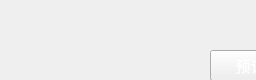
<?xml version="1.0" encoding="UTF-8"?>
<ui version="4.0">
 <class>roomtype</class>
 <widget class="QWidget" name="roomtype">
  <property name="geometry">
   <rect>
    <x>0</x>
    <y>0</y>
    <width>256</width>
    <height>80</height>
   </rect>
  </property>
  <property name="windowTitle">
   <string>Form</string>
  </property>
  <widget class="QLabel" name="typelabel">
   <property name="geometry">
    <rect>
     <x>20</x>
     <y>20</y>
     <width>81</width>
     <height>21</height>
    </rect>
   </property>
   <property name="palette">
    <palette>
     <active>
      <colorrole role="Text">
       <brush brushstyle="SolidPattern">
        <color alpha="255">
         <red>255</red>
         <green>255</green>
         <blue>255</blue>
        </color>
       </brush>
      </colorrole>
     </active>
     <inactive>
      <colorrole role="Text">
       <brush brushstyle="SolidPattern">
        <color alpha="255">
         <red>255</red>
         <green>255</green>
         <blue>255</blue>
        </color>
       </brush>
      </colorrole>
     </inactive>
     <disabled>
      <colorrole role="Text">
       <brush brushstyle="SolidPattern">
        <color alpha="255">
         <red>120</red>
         <green>120</green>
         <blue>120</blue>
        </color>
       </brush>
      </colorrole>
     </disabled>
    </palette>
   </property>
   <property name="font">
    <font>
     <family>方正姚体</family>
     <pointsize>12</pointsize>
    </font>
   </property>
   <property name="text">
    <string/>
   </property>
  </widget>
  <widget class="QLabel" name="numlabel">
   <property name="geometry">
    <rect>
     <x>30</x>
     <y>50</y>
     <width>81</width>
     <height>21</height>
    </rect>
   </property>
   <property name="palette">
    <palette>
     <active>
      <colorrole role="Text">
       <brush brushstyle="SolidPattern">
        <color alpha="255">
         <red>255</red>
         <green>255</green>
         <blue>255</blue>
        </color>
       </brush>
      </colorrole>
     </active>
     <inactive>
      <colorrole role="Text">
       <brush brushstyle="SolidPattern">
        <color alpha="255">
         <red>255</red>
         <green>255</green>
         <blue>255</blue>
        </color>
       </brush>
      </colorrole>
     </inactive>
     <disabled>
      <colorrole role="Text">
       <brush brushstyle="SolidPattern">
        <color alpha="255">
         <red>120</red>
         <green>120</green>
         <blue>120</blue>
        </color>
       </brush>
      </colorrole>
     </disabled>
    </palette>
   </property>
   <property name="font">
    <font>
     <family>方正姚体</family>
     <pointsize>12</pointsize>
    </font>
   </property>
   <property name="text">
    <string/>
   </property>
  </widget>
  <widget class="QPushButton" name="pushButton">
   <property name="geometry">
    <rect>
     <x>210</x>
     <y>50</y>
     <width>81</width>
     <height>31</height>
    </rect>
   </property>
   <property name="palette">
    <palette>
     <active>
      <colorrole role="ButtonText">
       <brush brushstyle="SolidPattern">
        <color alpha="255">
         <red>255</red>
         <green>255</green>
         <blue>255</blue>
        </color>
       </brush>
      </colorrole>
     </active>
     <inactive>
      <colorrole role="ButtonText">
       <brush brushstyle="SolidPattern">
        <color alpha="255">
         <red>255</red>
         <green>255</green>
         <blue>255</blue>
        </color>
       </brush>
      </colorrole>
     </inactive>
     <disabled>
      <colorrole role="ButtonText">
       <brush brushstyle="SolidPattern">
        <color alpha="255">
         <red>120</red>
         <green>120</green>
         <blue>120</blue>
        </color>
       </brush>
      </colorrole>
     </disabled>
    </palette>
   </property>
   <property name="font">
    <font>
     <family>方正姚体</family>
     <pointsize>11</pointsize>
    </font>
   </property>
   <property name="text">
    <string>预订</string>
   </property>
   <property name="autoDefault">
    <bool>false</bool>
   </property>
   <property name="flat">
    <bool>false</bool>
   </property>
  </widget>
  <widget class="QLabel" name="moneylabel">
   <property name="geometry">
    <rect>
     <x>130</x>
     <y>20</y>
     <width>101</width>
     <height>21</height>
    </rect>
   </property>
   <property name="palette">
    <palette>
     <active>
      <colorrole role="WindowText">
       <brush brushstyle="SolidPattern">
        <color alpha="255">
         <red>255</red>
         <green>255</green>
         <blue>255</blue>
        </color>
       </brush>
      </colorrole>
      <colorrole role="Text">
       <brush brushstyle="SolidPattern">
        <color alpha="255">
         <red>255</red>
         <green>255</green>
         <blue>255</blue>
        </color>
       </brush>
      </colorrole>
     </active>
     <inactive>
      <colorrole role="WindowText">
       <brush brushstyle="SolidPattern">
        <color alpha="255">
         <red>255</red>
         <green>255</green>
         <blue>255</blue>
        </color>
       </brush>
      </colorrole>
      <colorrole role="Text">
       <brush brushstyle="SolidPattern">
        <color alpha="255">
         <red>255</red>
         <green>255</green>
         <blue>255</blue>
        </color>
       </brush>
      </colorrole>
     </inactive>
     <disabled>
      <colorrole role="WindowText">
       <brush brushstyle="SolidPattern">
        <color alpha="255">
         <red>120</red>
         <green>120</green>
         <blue>120</blue>
        </color>
       </brush>
      </colorrole>
      <colorrole role="Text">
       <brush brushstyle="SolidPattern">
        <color alpha="255">
         <red>120</red>
         <green>120</green>
         <blue>120</blue>
        </color>
       </brush>
      </colorrole>
     </disabled>
    </palette>
   </property>
   <property name="font">
    <font>
     <family>方正姚体</family>
     <pointsize>12</pointsize>
    </font>
   </property>
   <property name="text">
    <string/>
   </property>
  </widget>
 </widget>
 <resources/>
 <connections/>
</ui>
